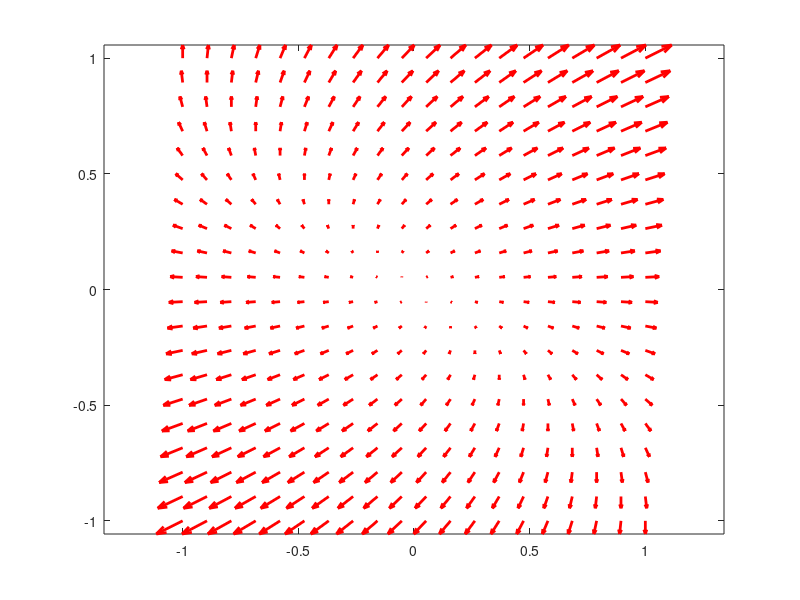

Write the MATLAB code that produced this figure.
%%
close all; clear; clc;

%% Problem 1
a = 10;
%xdotFunc = @(x)([-x(2) + a*x(1)*(x(1)^2 + x(2)^2); x(1) + a*x(2)*(x(1)^2 + x(2)^2)]);
xdotFunc = @(x)([x(1) + x(2); x(2)]);

% Create the meshgrid
x_vals = linspace(-1, 1, 20);
[X1, X2] = meshgrid(x_vals, x_vals);

% Calculate the phase portrait
x1dot = zeros(size(X1));
x2dot = zeros(size(X1));
for j = 1:numel(X1)
    % Calculate the rate of change
    xdot = xdotFunc([X1(j), X2(j)])';
    x1dot(j) = xdot(1);
    x2dot(j) = xdot(2);
end

% Plot the phase portrait
figure();
quiver(X1, X2, x1dot, x2dot, 'r', 'LineWidth', 2); % plot f(x) vector in phase plane
axis tight equal;
